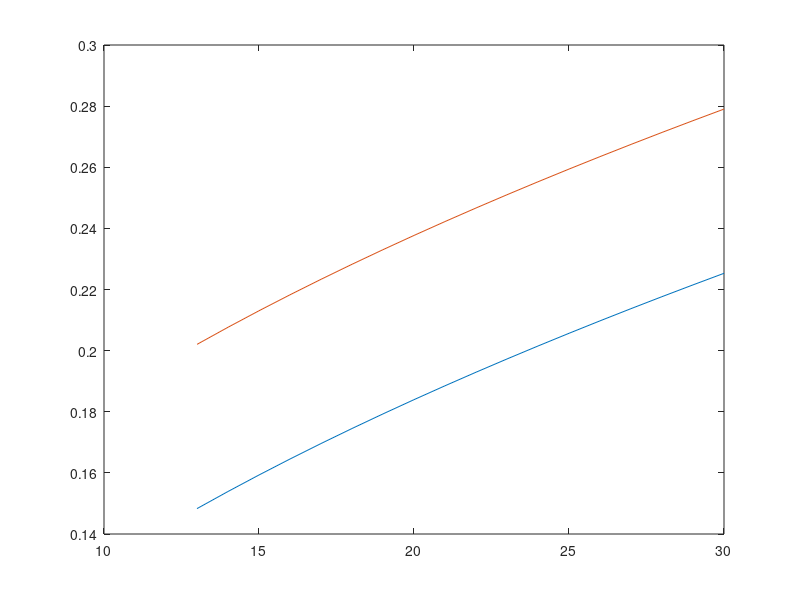

Write the MATLAB code that produced this figure. (Note: this script raises an error after producing the figure.)
% AAE 451 - Team 7 - CoDR
% Code to generate constraint diagram for NASA Design Challenege RAM/UAM
% firefighting and transport vehicle
% Uses preliminary (basic) design algorithm from Raymer
% Database Values in this order: Bell XV-15, Uni of Maryland Excalibur,
% AugustaWestland AW609, Bell V-247, Bell V-280, Boeing MV22, NASA
% Conventional Tiltrotor Baseline, NASA Variable Diameter Tiltrotor
% (ascending gross weight)

% All calculations performed in English units

% We_W0 = [0.7362,0.6293,0.6253,0.5517,0.5857,0.8055,0.7040,0.7199];
% W0 = [13000,16145,16799,29000,30865,39500,48334,48883]; % lb
% W0_P = [2.2222,2.6908,6.5982,4.8333,4.4093,3.8610,2.3585,3.0581]; %lb/hp
% W0_S = [15.2,11,15.9,20.5133,16,20.9,18,11]; %lb/ft^2

%% Tiltrotor sizing results
MTOW = 32964; % lb, from complex, phase-based sizing code
engineHP = 4330; %hp, from selected engine
rhoAlt = 0.001756; % slug/ft3 @ 10,000 ft (altitude dominates temperature)
rhoSL = 0.002377;
sigma = rhoAlt/rhoSL;
Beta = 0.9; % weight fraction at instant in mission profile, 1 is full fuel + payload
Alpha = (rhoAlt/rhoSL)^0.8; % engine lapse rate, modern turboprop
W_SHelo = 13:30; % lb/ft2, continuous disk loading, x-axis of constraint diagram
W_SPlane = 30:110; % lb/ft2, continuous wing loading, x-axis of 2nd constraint diagram
MoM = 0.9; % ideal/actual power, 0.6-0.8 range
b = 3; % number of blades per rotor, V-280 value here
c = 1.75; % ft, chord of blades, result of Excalibur studies
r_blade = 14.5; % ft, radius of blade, V-280 value here
solidity = (b*c)/(pi*r_blade);
V_cruise = 422; % ft/s, (250 kts), lower end of range up to 473 (280 kts)
ROC = 50; % ft/s, 2/3 of max rate of climb demonstrated by V-280
f = 1.05; % fuselage downwash correction, guessing higher for tiltrotor
etaMech = 0.97; % mechanical efficiency
etaProp = 0.85; % proprotor efficiency in forward flight
D_q = 1.5*MTOW^(2/3); % tiltrotor empirical relationship based on frontal area
T80 = 0.8*MTOW; % want to cruise at 80% thrust req'd by VTOL
TMax = MTOW/0.8; % want MTOW to not exceed 80% of the available thrust (safety)
q = T80/D_q; % dynamic pressure
qBern = 0.5*rhoAlt*V_cruise^2; % dynamic pressure by Bernoulli
Oswald = 0.7; %0.5-0.8, Oswald efficiency
cd0 = 0.024; % guess
AR = 6.178; % aerodynamic analysis
%% Helicopter Constraint Diagram
Psl_W_hover = (Beta^1.5/Alpha)*(f^1.5/(550*etaMech*MoM*sqrt(2*rhoAlt)))...
    .*sqrt(W_SHelo); %Power loading for hover at altitude

Psl_W_vert = (Beta/(Alpha*550*etaMech)).*((f^1.5*sqrt(Beta))/(MoM*sqrt(2*rhoAlt))...
    .*sqrt(W_SHelo) + 0.5*ROC); %Power loading for vertical climb at altitude

Psl_W_level = (Beta/Alpha)*(V_cruise/(550*etaProp*etaMech)).*...
    ((q/Beta).*(cd0./W_SHelo + (Beta/q)^2.*W_SHelo./(4*Oswald)));
% Power loading for level flight at altitude using disk loading

Psl_W_climb = (Beta/Alpha)*(V_cruise/(550*etaProp*etaMech)).*...
    ((q/Beta).*(cd0./W_SHelo + (Beta/q)^2.*W_SHelo./(4*Oswald)) + ROC/V_cruise);
% Power loading in climbing forward flight using disk loading

figure(1)
%plot(W_SHelo,Psl_W_hover,W_SHelo,Psl_W_vert,...
%    W_SHelo,Psl_W_level,W_SHelo,Psl_W_climb)
plot(W_SHelo,Psl_W_hover,W_SHelo,Psl_W_vert)
hold on
yline((2*engineHP)/MTOW)
hold off
title('Power Loading P/W0 (hp/lb) vs Disk Loading W0/S (lb/ft2) @ Mountain Altitude')
%legend('Hover','Vertical Climb','Level Flight','Cruise-Climb','T64x2 Power Loading')
legend('Hover','Vertical Climb @ 50 ft/s','T406 Engine x2')
xlabel('Disk Loading lb/ft2')
ylabel('Power Loading hp/lb')

% right now this plot is dominated by level and cruise-climb flight because
% it's trying to reach those speeds using disk loading, helo mode, instead
% of wing loading, which must be considered separately - V-22 Osprey flies
% twice as fast as any helicopter!

%% Aircraft Constraint Diagram
Psl_W_TOC = (Beta/Alpha)*(V_cruise/(550*etaProp*etaMech)).*...
    ((qBern/Beta).*(cd0./W_SPlane + (Beta/qBern)^2/(pi*AR*Oswald).*W_SPlane)...
    + ROC/V_cruise); % Powerloading in SLUF at top-of-climb

VminP = sqrt((2*Beta/rhoAlt).*W_SPlane.*sqrt(1/(3*cd0*pi*AR*Oswald)));
CLminP = sqrt(3*cd0*pi*AR*Oswald);
CGR = 0.04; % 4% climb gradient

Psl_W_Crit = (Beta/Alpha)*(2/(550*etaProp)).*sqrt(2*Beta/(rhoAlt*CLminP).*W_SPlane).*...
    (CGR + cd0/CLminP + CLminP/(pi*AR*Oswald)); %power loading w/ 1 engine loss

figure(2)
plot(W_SPlane,Psl_W_TOC,W_SPlane,Psl_W_Crit)
hold on
yline((2*engineHP)/MTOW)
hold off
title('Power Loading P/W0 (hp/lb) vs Wing Loading W0/S (lb/ft2) @ Service Ceiling')
legend('Top of Climb','One Engine Loss @ Altitude, 4% CGR','T406 Engine x2')
xlabel('Wing Loading lb/ft2')
ylabel('Power Loading hp/lb')
%% Wing Area Calculation

